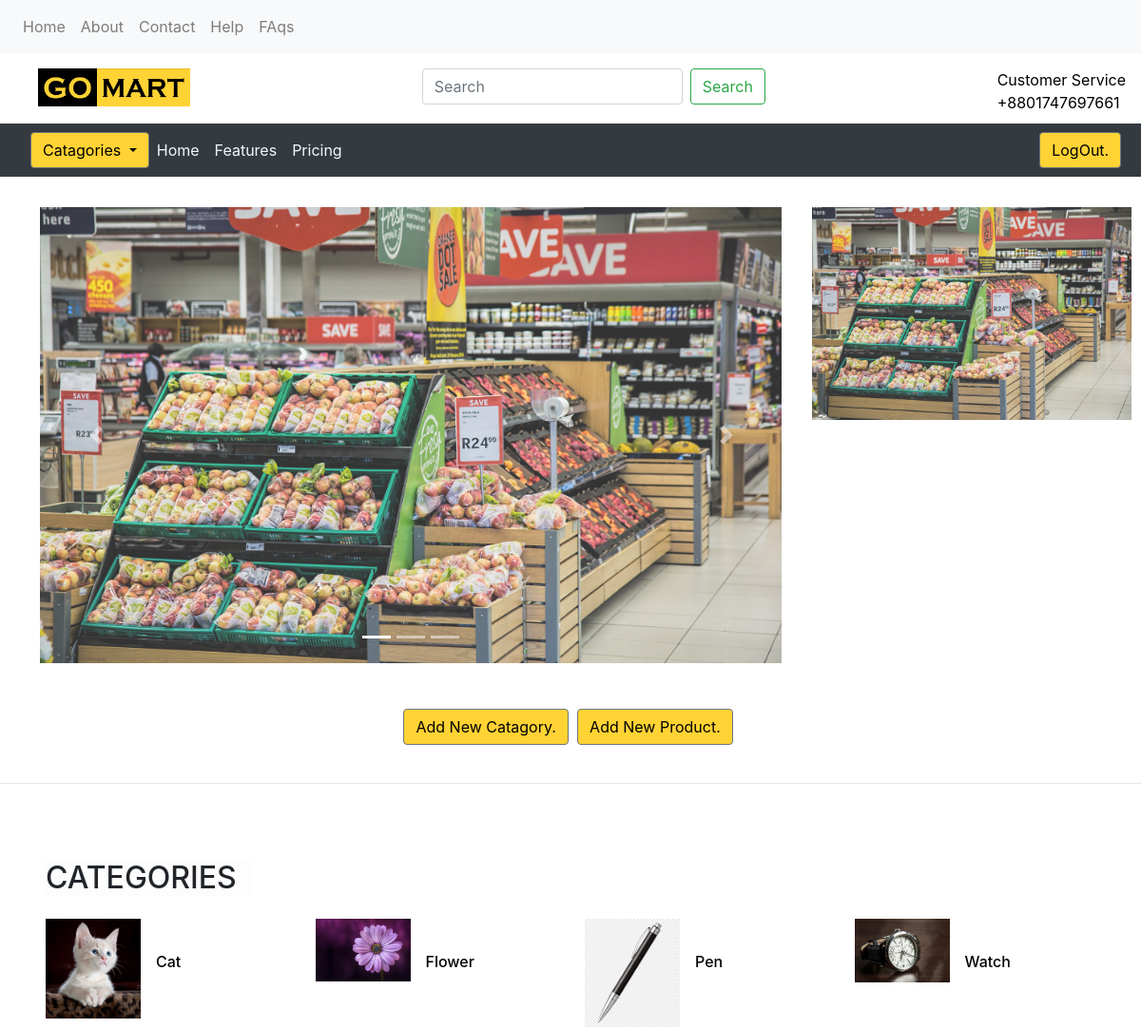
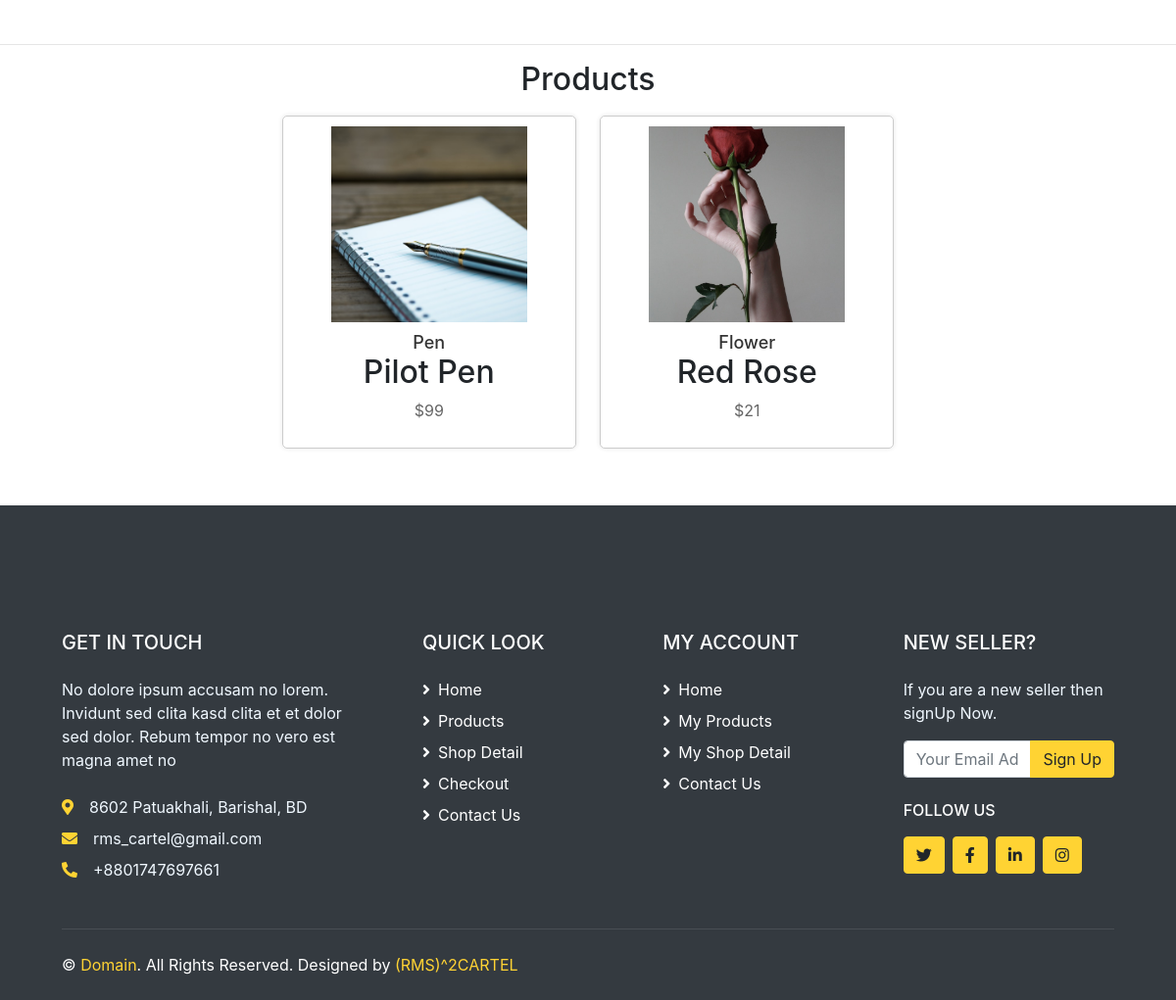
Screenshot of /seller.php with the database file from the repository (2 pictures, top to bottom).
### tables this page shows
CREATE TABLE `categories` (
  `name` varchar(255) NOT NULL,
  `image` varchar(255) NOT NULL
);

CREATE TABLE `products` (
  `product_name` varchar(255) NOT NULL,
  `price` int(30) NOT NULL,
  `category` varchar(255) NOT NULL,
  `image` varchar(255) NOT NULL
);

### seller.php (the view, shortened to what this page needs)
<?php
  include 'php/catagory.php';
 ?>
<!DOCTYPE html>
<html lang="en">
  <head>
    <link rel="stylesheet" href="https://cdnjs.cloudflare.com/ajax/libs/font-awesome/5.15.3/css/all.min.css">
</head>
    <link
      rel="stylesheet"
      href="https://cdn.jsdelivr.net/npm/bootstrap@4.0.0/dist/css/bootstrap.min.css"
    />
    <link rel="stylesheet" href="css/style.css">
  </head>
  <body>
<header>
    <nav  class="navbar navbar-expand-lg navbar-light bg-light">
      <div class="collapse navbar-collapse" id="navbarNav">
        <ul class="navbar-nav">
        <li class="nav-item">
            <a class="nav-link" href="Index.php"
              >Home <span class="sr-only">(current)</span></a
            >
          </li>
          <li class="nav-item">
            <a class="nav-link" href="about.php"
              >About <span class="sr-only">(current)</span></a
            >
          </li>
          <li class="nav-item">
            <a class="nav-link" href="contact.php">Contact</a>
          </li>
          <li class="nav-item">
            <a class="nav-link" href="#">Help</a>
          </li>
          <li class="nav-item">
            <a class="nav-link" href="#">FAqs</a>
          </li>
        </ul>
      </div>
    </nav>
    <div id="widthDeactive" style="margin-top: 1rem; height: fit-content">
      <ul
        style="
          list-style: none;
          display: flex;
          justify-content: space-between;
          margin: 0rem;
        "
      >
        <li>
        <a href="index.php">
            <img
            style="height: 2.5rem; width: 10rem"
            src="Images/GoMartLogo.jpg"
            alt="">
            </a>
        </li>
        <li>
          <form class="form-inline">
            <input
              class="form-control mr-sm-2"
              type="search"
              placeholder="Search"
              aria-label="Search"
            />
            <button class="btn btn-outline-success my-2 my-sm-0" type="submit">
              Search
            </button>
          </form>
        </li>
        <li>
          <p style="color: black; padding-right: 1rem; margin: 0rem">
            Customer Service <br />+8801747697661
          </p>
        </li>
      </ul>
    </div>
    <nav
      class="navbar navbar-expand-lg navbar-light bg-dark"
      style="margin-top: 0.6rem"
    >
      <div class="btn-group">
        <button
          type="button"
          class="btn btn-secondary dropdown-toggle"
          style="background-color: rgb(255, 211, 52); color: black"
          data-toggle="dropdown"
          aria-haspopup="true"
          aria-expanded="false"
        >
          Catagories
        </button>
      </div>
      <div class="collapse navbar-collapse" id="navbarText">
        <ul class="navbar-nav mr-auto">
          <li class="nav-item active">
            <a class="nav-link" style="color: aliceblue" href="#"
              >Home
              <span class="sr-only" style="color: aliceblue">(current)</span></a
            >
          </li>
          <li class="nav-item">
            <a class="nav-link" style="color: aliceblue" href="#">Features</a>
          </li>
          <li class="nav-item">
            <a class="nav-link" style="color: aliceblue" href="#">Pricing</a>
          </li>
        </ul>
      </div>
    <a href="logout.php"
        name="logOut"
        type="button"
        class="btn btn-secondary"
        style="background-color: rgb(255, 211, 52); color: black;  margin-right: .3rem;">
        LogOut.
    </a>
    </nav>
</header>
    <div class="slide" style="display: flex; flex-wrap: wrap; justify-content: center; text-align: center;">
  <div style="margin: 2rem 0rem 0rem 2rem; width:65%; " id="carouselExampleIndicators" class="carousel slide" data-ride="carousel">
    <ol class="carousel-indicators">
      <li data-target="#carouselExampleIndicators" data-slide-to="0" class="active"></li>
      <li data-target="#carouselExampleIndicators" data-slide-to="1"></li>
      <li data-target="#carouselExampleIndicators" data-slide-to="2"></li>
    </ol>
    <div class="carousel-inner">
      <div class="carousel-item active">
        <img class="d-block w-100" src="Images/grocery-1232944_1920.jpg" alt="First slide">
      </div>
    </div>
    <a class="carousel-control-prev" href="#carouselExampleIndicators" role="button" data-slide="prev">
      <span class="carousel-control-prev-icon" aria-hidden="true"></span>
    </a>
    <a class="carousel-control-next" href="#carouselExampleIndicators" role="button" data-slide="next">
      <span class="carousel-control-next-icon" aria-hidden="true"></span>
    </a>
  </div>
  <div style="max-width: 30rem;">
    <img  class="sideImg" src="Images/grocery-1232944_1920.jpg" alt=""> <br>
  </div>
  </div>
<br><br>
<div id="Add" style="text-align: center;">
        <button
        id="AddCat"
          type="button"
          class="btn btn-secondary"
          style="background-color: rgb(255, 211, 52); color: black; margin-right: .3rem;"
        >
          Add New Catagory.
        </button>
        <button
        id="AddProduct"
          type="button"
          class="btn btn-secondary"
          style="background-color: rgb(255, 211, 52); color: black; margin-right: .3rem;"
        >
          Add New Product.
        </button>
</div>
<br>
<hr>
<div style="padding: 0rem;" class="container-fluid pt-5">
  <h2 class="section-title position-relative text-uppercase mx-xl-5 mb-4"><span class="bg-secondary pr-3">Categories</span></h2>
  <div class="row px-xl-5 pb-3">
    <?php
    $sql = "SELECT name, image FROM categories";
    $result = $conn->query($sql);
    if ($result->num_rows > 0) {
        while ($row = $result->fetch_assoc()) {
            $categoryName = $row['name'];
            $imagePath = $row['image'];
    ?>
            <div class="col-lg-3 col-md-4 col-sm-6 pb-1">
                <a class="text-decoration-none" href="">
                    <div class="cat-item d-flex align-items-center mb-4">
                        <div class="overflow-hidden" style="width: 100px; height: 100px;">
                            <img class="img-fluid" src="<?php echo $imagePath; ?>" alt="<?php echo $categoryName; ?>">
                        </div>
                        <div class="flex-fill pl-3">
                            <h6><?php echo $categoryName; ?></h6>
                        </div>
                    </div>
                </a>
            </div>
    <?php
        }
    } else {
        echo "No categories found.";
    }
    ?>
  </div>
</div>
<hr>
<div id="Products">
  <h2>Products</h2>
  <?php
  $sql = "SELECT product_name, price, category, image FROM products";
  $result = $conn->query($sql);
  if ($result->num_rows > 0) {
      while ($row = $result->fetch_assoc()) {
          $productName = $row['product_name'];
          $productPrice = $row['price'];
          $productCategory = $row['category'];
          $imagePath = $row['image'];
  ?>
          <div class="product">
            <img src="<?php echo $imagePath; ?>" alt="Product Image">
            <h3><?php echo $productCategory; ?></h3>
            <h2><?php echo $productName ?></h2>
            <p class="price">$<?php echo $productPrice; ?></p>
          </div>
  <?php
      }
  } else {
      echo "<p>No products found.</p>";
  }
  ?>
</div>
    <div class="container-fluid bg-dark text-secondary mt-5 pt-5">
      <div class="row px-xl-5 pt-5">
          <div class="col-lg-4 col-md-12 mb-5 pr-3 pr-xl-5">
              <h5 class="text-secondary text-uppercase mb-4">Get In Touch</h5>
              <p class="mb-4">No dolore ipsum accusam no lorem. Invidunt sed clita kasd clita et et dolor sed dolor. Rebum tempor no vero est magna amet no</p>
              <p class="mb-2"><i class="fa fa-map-marker-alt text-primary mr-3"></i>8602 Patuakhali, Barishal, BD</p>
              <p class="mb-2"><i class="fa fa-envelope text-primary mr-3"></i>rms_cartel@gmail.com</p>
              <p class="mb-0"><i class="fa fa-phone-alt text-primary mr-3"></i>+8801747697661</p>
          </div>
          <div class="col-lg-8 col-md-12">
              <div class="row">
                  <div class="col-md-4 mb-5">
                      <h5 class="text-secondary text-uppercase mb-4">Quick look</h5>
                      <div class="d-flex flex-column justify-content-start">
                          <a class="text-secondary mb-2" href="#"><i class="fa fa-angle-right mr-2"></i>Home</a>
                          <a class="text-secondary mb-2" href="#"><i class="fa fa-angle-right mr-2"></i>Products</a>
                          <a class="text-secondary mb-2" href="#"><i class="fa fa-angle-right mr-2"></i>Shop Detail</a>
                          <a class="text-secondary mb-2" href="#"><i class="fa fa-angle-right mr-2"></i>Checkout</a>
                          <a class="text-secondary" href="#"><i class="fa fa-angle-right mr-2"></i>Contact Us</a>
                      </div>
                  </div>
                  <div class="col-md-4 mb-5">
                      <h5 class="text-secondary text-uppercase mb-4">My Account</h5>
                      <div class="d-flex flex-column justify-content-start">
                          <a class="text-secondary mb-2" href="#"><i class="fa fa-angle-right mr-2"></i>Home</a>
                          <a class="text-secondary mb-2" href="#"><i class="fa fa-angle-right mr-2"></i>My Products</a>
                          <a class="text-secondary mb-2" href="#"><i class="fa fa-angle-right mr-2"></i>My Shop Detail</a>
                          <a class="text-secondary" href="#"><i class="fa fa-angle-right mr-2"></i>Contact Us</a>
                      </div>
                  </div>
                  <div class="col-md-4 mb-5">
                      <h5 class="text-secondary text-uppercase mb-4">New Seller?</h5>
                      <p>If you are a new seller then signUp Now.</p>
                      <form action="">
                          <div class="input-group">
                              <input type="text" class="form-control" placeholder="Your Email Address">
                              <div class="input-group-append">
                                  <button class="btn btn-primary">Sign Up</button>
                              </div>
                          </div>
                      </form>
                      <h6 class="text-secondary text-uppercase mt-4 mb-3">Follow Us</h6>
                      <div class="d-flex">
                          <a class="btn btn-primary btn-square mr-2" href="#"><i class="fab fa-twitter"></i></a>
                          <a class="btn btn-primary btn-square mr-2" href="#"><i class="fab fa-facebook-f"></i></a>
                          <a class="btn btn-primary btn-square mr-2" href="#"><i class="fab fa-linkedin-in"></i></a>
                          <a class="btn btn-primary btn-square" href="#"><i class="fab fa-instagram"></i></a>
                      </div>
                  </div>
              </div>
          </div>
      </div>
      <div class="row border-top mx-xl-5 py-4" style="border-color: rgba(256, 256, 256, .1) !important;">
          <div class="col-md-6 px-xl-0">
              <p class="mb-md-0 text-center text-md-left text-secondary">
                  &copy; <a class="text-primary" href="#">Domain</a>. All Rights Reserved. Designed
                  by
                  <a class="text-primary" href="#">(RMS)^2CARTEL</a>
              </p>
          </div>
          <div class="col-md-6 px-xl-0 text-center text-md-right">
          </div>
      </div>
  </div>
  </body>
</html>

### css/style.css (style rules this page uses)
body { justify-content: center; overflow-x: hidden; }
.h6, h6 { font-size: 1rem; }
.h1, .h2, .h3, .h4, .h5, .h6, h1, h2, h3, h4, h5, h6 { margin-bottom: 0.5rem; font-family: inherit; font-weight: 500; line-height: 1.2; color: inherit; }
h1, h2, h3, h4, h5, h6 { margin-top: 0; margin-bottom: 0.5rem; }
a { color: #000000; text-decoration: none; background-color: transparent; -webkit-text-decoration-skip: objects; }
.text-secondary { color: #ffffff!important; }
footer a,p { font-weight: 2rem; color: aliceblue; }
.btn-primary { color: #212529; background-color: #FFD333; border-color: #FFD333; }
.text-primary { color: #FFD333 !important; }
.carousel-inner,.carousel-item,.carousel { max-height: 30rem; max-width: 65rem; }
.carousel-item img { opacity: .8; object-fit: cover; object-position: top; }
.sideImg { max-width: 26rem; max-height: 14rem; object-fit: cover; margin: 2rem 0 0 2rem; opacity: 0.8; transition: all 0.5s; }
.bg-secondary { background-color: #fdfdfd!important; }
.pt-5, .py-5 { margin-top: 2rem; padding-top: 3rem!important; }
.product { display: inline-block; width: 300px; margin: 10px; padding: 10px; border: 1px solid #ccc; border-radius: 5px; box-shadow: 0 0 5px rgba(0, 0, 0, 0.1); text-align: center; position: relative; transition: all .3s; }
.product img { width: 200px; height: 200px; object-fit: cover; margin-bottom: 10px; }
.product h3 { margin: 0; font-size: 18px; color: #333; }
.product .price { margin-top: 5px; font-size: 16px; color: #666; }
#Products { text-align: center; }

### rows the page displays
categories: image (picture), name "Cat"
categories: image (picture), name "Flower"
categories: image (picture), name "Pen"
categories: image (picture), name "Watch"
products: image (picture), category "Pen", product_name "Pilot Pen", price "99"
products: image (picture), category "Flower", product_name "Red Rose", price "21"
